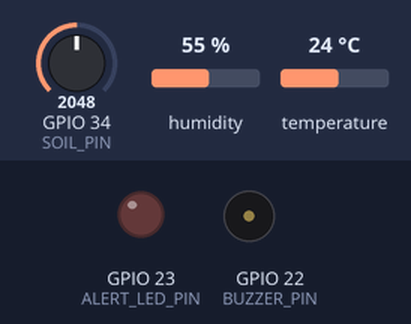
A sketch run on a simulated ESP32. On the bench: output pins drawn as LEDs (lit = HIGH), buzzer (waves = sounding). Inputs (shaded band) come from the test bench; at power-on: GPIO 34 (SOIL_PIN) = 2048, humidity 55 %, temperature 24 °C (analog values on the 0–4095 scale). WiFi joins after 1.5 s; servers stay silent unless stated; random numbers use the default seed unless the sketch sets one; no MQTT or app messages arrive unless stated; what the sketch prints to the serial monitor is not drawn.

Above: at 3.2 s.
3.3 s: GPIO 34 (SOIL_PIN) set to 641
11.5 s: GPIO 34 (SOIL_PIN) set to 589
At 20.1 s:
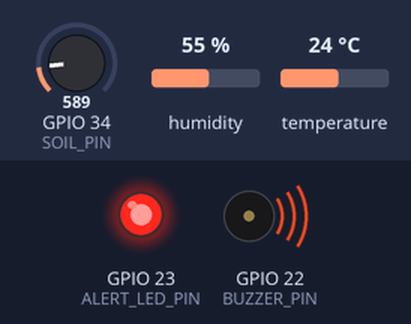
At 21.6 s:
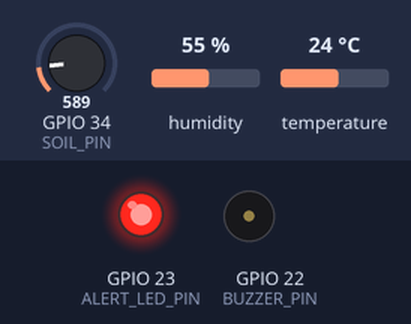
Timing chart, 0 to 23.1 s (numbered marks = the images above; inputs shaded):
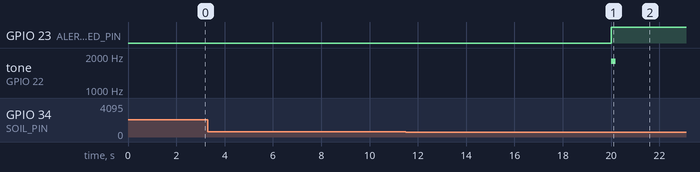

The sketch:

sketch.ino
```cpp
#include <WiFi.h>
#include <PubSubClient.h>
#include <DHT.h>
#include <ArduinoJson.h>

static const char *WIFI_SSID = "Velxio-GUEST";
static const char *MQTT_HOST = "broker.hivemq.com";
static const uint16_t MQTT_PORT = 1883;
static const char *CHANNEL = "smiot-course-20261112-a91d4b";
static const char *FARM_KEY = "greenhouse_j";
// The Velxio circuit wires DHT22 SDA to ESP32 GPIO15.
static const int DHT_PIN = 15;
static const int SOIL_PIN = 34;
static const int ALERT_LED_PIN = 23;
static const int BUZZER_PIN = 22;
static const char *DEVICE_ID = "velxio-node1";

WiFiClient net;
PubSubClient mqtt(net);
DHT dht(DHT_PIN, DHT22);
unsigned long lastSample = 0;
unsigned long sequenceNo = 0;
bool previousAlert = false;
char bootId[20] = {0};
String profileName = "normal";
String activeScenario = "";
String activeRunId = "";
String activeIncidentId = "";
String lastCommandId = "";

String topic() { return String("smiot/velxio/") + CHANNEL + "/sensor/node1"; }
String commandTopic() { return String("smiot/velxio/") + CHANNEL + "/actuator/command"; }
String ackTopic() { return String("smiot/velxio/") + CHANNEL + "/actuator/ack"; }

void sendProfileAck(JsonDocument &cmd, bool applied) {
  JsonDocument ack;
  ack["event"] = "virtual_device_profile_ack"; ack["device_id"] = DEVICE_ID;
  ack["node_id"] = "node1"; ack["farm_key"] = FARM_KEY;
  ack["command_id"] = cmd["command_id"] | ""; ack["incident_id"] = cmd["incident_id"] | "";
  ack["scenario_run_id"] = cmd["scenario_run_id"] | ""; ack["scenario_code"] = cmd["scenario_code"] | "";
  ack["profile"] = profileName; ack["dataset_id"] = profileName == "normal" ? "node1-normal-v1" : "node1-fault-v1";
  ack["applied"] = applied; ack["verified"] = applied; ack["source"] = "velxio_synthetic"; ack["synthetic"] = true;
  JsonObject outputs = ack["virtual_output"].to<JsonObject>();
  for (int i = 0; i < 8; ++i) outputs[String("bit") + i] = 0;
  uint8_t out[512]; size_t n = serializeJson(ack, out, sizeof(out));
  mqtt.publish(ackTopic().c_str(), out, static_cast<unsigned int>(n), false);
  Serial.printf("PROFILE ACK %s -> %s applied=%d\n", (const char *)(cmd["command_id"] | ""), profileName.c_str(), applied);
}

void onMessage(char *receivedTopic, byte *payload, unsigned int length) {
  if (commandTopic() != receivedTopic || !length || length > 1024) return;
  JsonDocument cmd; if (deserializeJson(cmd, payload, length)) return;
  if (String((const char *)(cmd["farm_key"] | "")) != FARM_KEY) return;
  String target = cmd["target_device_id"] | "";
  if (target.length() && target != DEVICE_ID && target != "node1") return;
  String id = cmd["command_id"] | "";
  if (!id.length() || id == lastCommandId) return;
  if (String((const char *)(cmd["action"] | "")) != "SET_PROFILE") return;
  String requested = cmd["profile"] | "";
  if (requested != "normal" && requested != "fault") { sendProfileAck(cmd, false); return; }
  profileName = requested; activeScenario = cmd["scenario_code"] | "";
  activeRunId = cmd["scenario_run_id"] | ""; activeIncidentId = cmd["incident_id"] | "";
  lastCommandId = id; sendProfileAck(cmd, true);
}

void connectNetwork() {
  static unsigned long lastAttempt = 0;
  if (millis() - lastAttempt < 3000) return;
  lastAttempt = millis();
  if (WiFi.status() != WL_CONNECTED) {
    WiFi.mode(WIFI_STA);
    WiFi.begin(WIFI_SSID);
    Serial.println("WiFi reconnect requested");
    return;
  }
  if (!mqtt.connected()) {
    String clientId = String("velxio-node1-") + String((uint32_t)ESP.getEfuseMac(), HEX);
    if (mqtt.connect(clientId.c_str())) { mqtt.subscribe(commandTopic().c_str(), 1); Serial.println("MQTT connected; profile commands active"); }
    else { Serial.print("MQTT connect failed, state="); Serial.println(mqtt.state()); }
  }
}

void setup() {
  Serial.begin(115200);
  analogReadResolution(12);
  pinMode(ALERT_LED_PIN, OUTPUT);
  pinMode(BUZZER_PIN, OUTPUT);
  digitalWrite(ALERT_LED_PIN, LOW);
  snprintf(bootId, sizeof(bootId), "%08lx-%04x",
           (unsigned long)(ESP.getEfuseMac() >> 16), (unsigned int)(esp_random() & 0xffff));
  randomSeed(esp_random());
  dht.begin();
  delay(2000);
  mqtt.setServer(MQTT_HOST, MQTT_PORT);
  mqtt.setCallback(onMessage);
  mqtt.setBufferSize(512);
  WiFi.mode(WIFI_STA);
  WiFi.begin(WIFI_SSID);
  Serial.println("Node 1 started; waiting for sensor and MQTT.");
}

void loop() {
  if (WiFi.status() != WL_CONNECTED || !mqtt.connected()) connectNetwork();
  if (mqtt.connected()) mqtt.loop();
  if (millis() - lastSample < 10000) return;
  lastSample = millis();

  float at = dht.readTemperature();
  float ah = dht.readHumidity();
  if ((isnan(at) || isnan(ah)) && profileName != "fault") {
    digitalWrite(ALERT_LED_PIN, HIGH);
    if (!previousAlert) tone(BUZZER_PIN, 500, 300);
    previousAlert = true;
    Serial.println("DHT22 read failed; sample omitted instead of publishing fabricated values.");
    return;
  }
  if (profileName == "fault" && (isnan(at) || isnan(ah))) { at = 38.0f; ah = 82.0f; }
  float sh = (float)analogRead(SOIL_PIN) * 100.0f / 4095.0f;
  float st = 27.0f + (float)random(-5, 6) / 10.0f;
  float sec = 1.30f + (float)random(-5, 6) / 100.0f;
  if (profileName == "fault") {
    if (activeScenario == "W7" || activeScenario == "soil_spike" || activeScenario == "soil_flatline") sh = 8.0f;
    else if (activeScenario == "W8" || activeScenario == "vpd_ec_risk") { at = 39.0f; ah = 88.0f; sec = 3.8f; }
    else { at = 38.0f; ah = 82.0f; sh = 12.0f; }
  }
  bool alert = at >= 32.0f || ah >= 75.0f || sh <= 15.0f;
  digitalWrite(ALERT_LED_PIN, alert ? HIGH : LOW);
  if (alert && !previousAlert) tone(BUZZER_PIN, 1800, 180);
  previousAlert = alert;
  const unsigned long sampleSeq = ++sequenceNo;
  char payload[700];
  snprintf(payload, sizeof(payload),
    "{\"farm_key\":\"%s\",\"device_id\":\"velxio-node1\",\"node_id\":\"node1\",\"boot_id\":\"%s\",\"sequence\":%lu,\"sample_sequence\":%lu,\"device_uptime_ms\":%lu,\"at\":%.1f,\"ah\":%.1f,\"st\":%.1f,\"sh\":%.1f,\"sec\":%.2f,\"alert\":%s,\"profile\":\"%s\",\"dataset_id\":\"%s\",\"scenario_code\":\"%s\",\"scenario_run_id\":\"%s\",\"incident_id\":\"%s\",\"source\":\"velxio_synthetic\",\"synthetic\":true}",
    FARM_KEY, bootId, sampleSeq, sampleSeq, millis(), at, ah, st, sh, sec,
    alert ? "true" : "false", profileName.c_str(), profileName == "normal" ? "node1-normal-v1" : "node1-fault-v1",
    activeScenario.c_str(), activeRunId.c_str(), activeIncidentId.c_str());
  Serial.println(payload);
  if (mqtt.connected()) {
    if (mqtt.publish(topic().c_str(), payload, false)) Serial.println("MQTT publish OK");
    else Serial.println("MQTT publish failed");
  } else Serial.println("MQTT offline; sample not sent");
}
```

Measured:
- the behaviour switches between 615 and 614 on GPIO 34 (SOIL_PIN) (found by bisection; images 0 and 1)
- after the input at 3.3 s, every drawn part: stays the same
- after the input at 11.5 s, GPIO 23 (ALERT_LED_PIN): LOW → HIGH after 8.5 s; tone on GPIO 22 (BUZZER_PIN): silent → 1800 Hz after 8.5 s, → silent 0.18 s later
